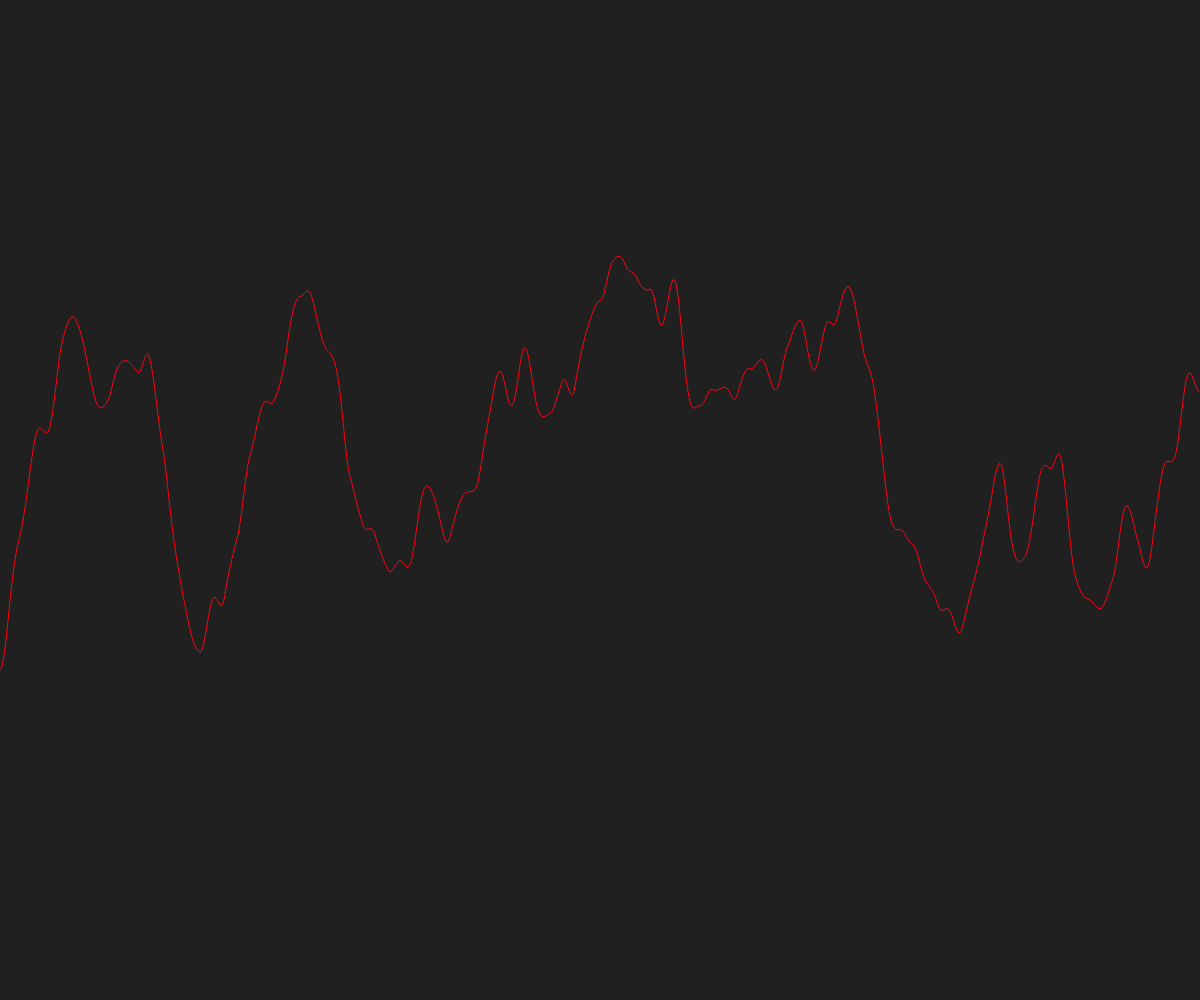
Frame 1 (no input)
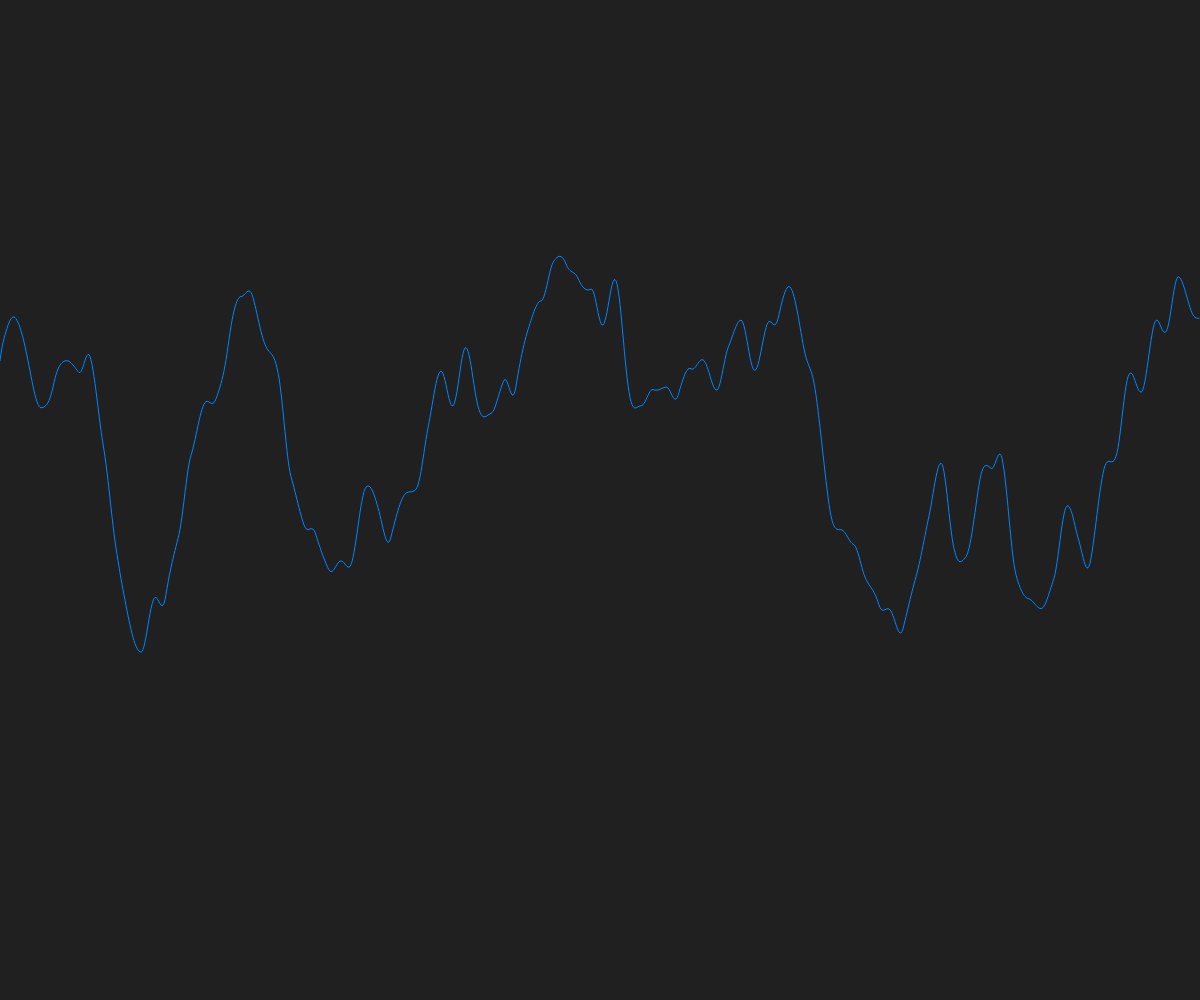
Frame 60 (no input)
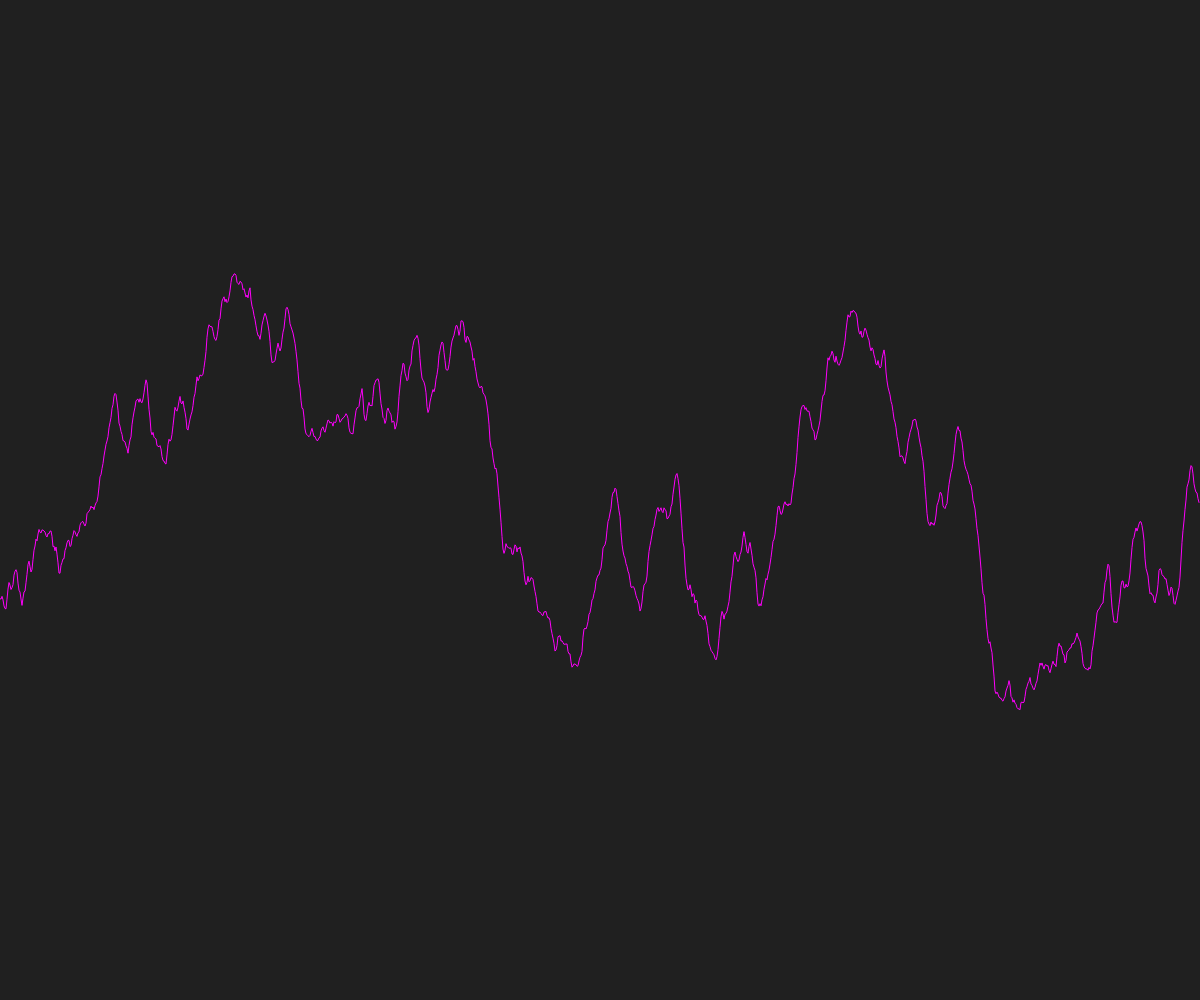
Frame 120 (the mouse pressed at the canvas centre since frame 60)

The p5.js sketch that drew these frames (run headless with seeded random() and noise() and a simulated clock; from frame 60 on, the mouse is pressed at the canvas centre):

// p5.js sketch
// ── sketch.js
// The Nature of Code
// Daniel Shiffman
// http://natureofcode.com

let startX = 0;

function setup() {
  createCanvas(windowWidth, windowHeight);
  stroke(255);
  noFill();
  colorMode(HSB, 255);
}

function draw() {
  background(32);

  const addingX = map(mouseY, 0, height, 0.01, 0.1);
  const detail = map(mouseX, 0, width, 0, 32);
  let xOff = startX;

  noiseDetail(detail);

  beginShape();
  for (let i = 0; i < width; i++) {
    vertex(i, noise(xOff) * height);
    stroke(xOff * 255 % 255, 255, 255);
    xOff += 0.01;
  }
  endShape();

  startX += addingX;
}
